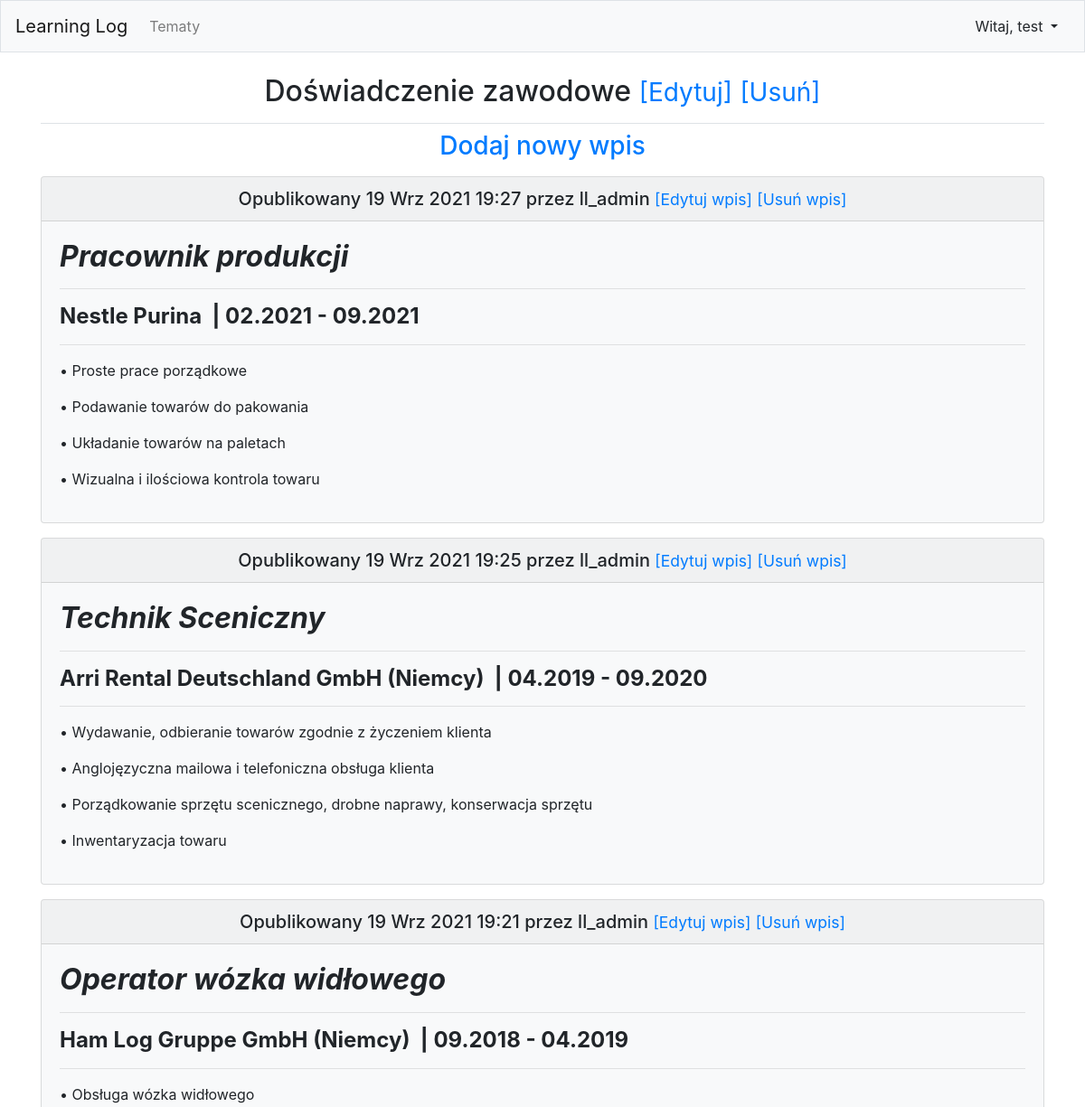
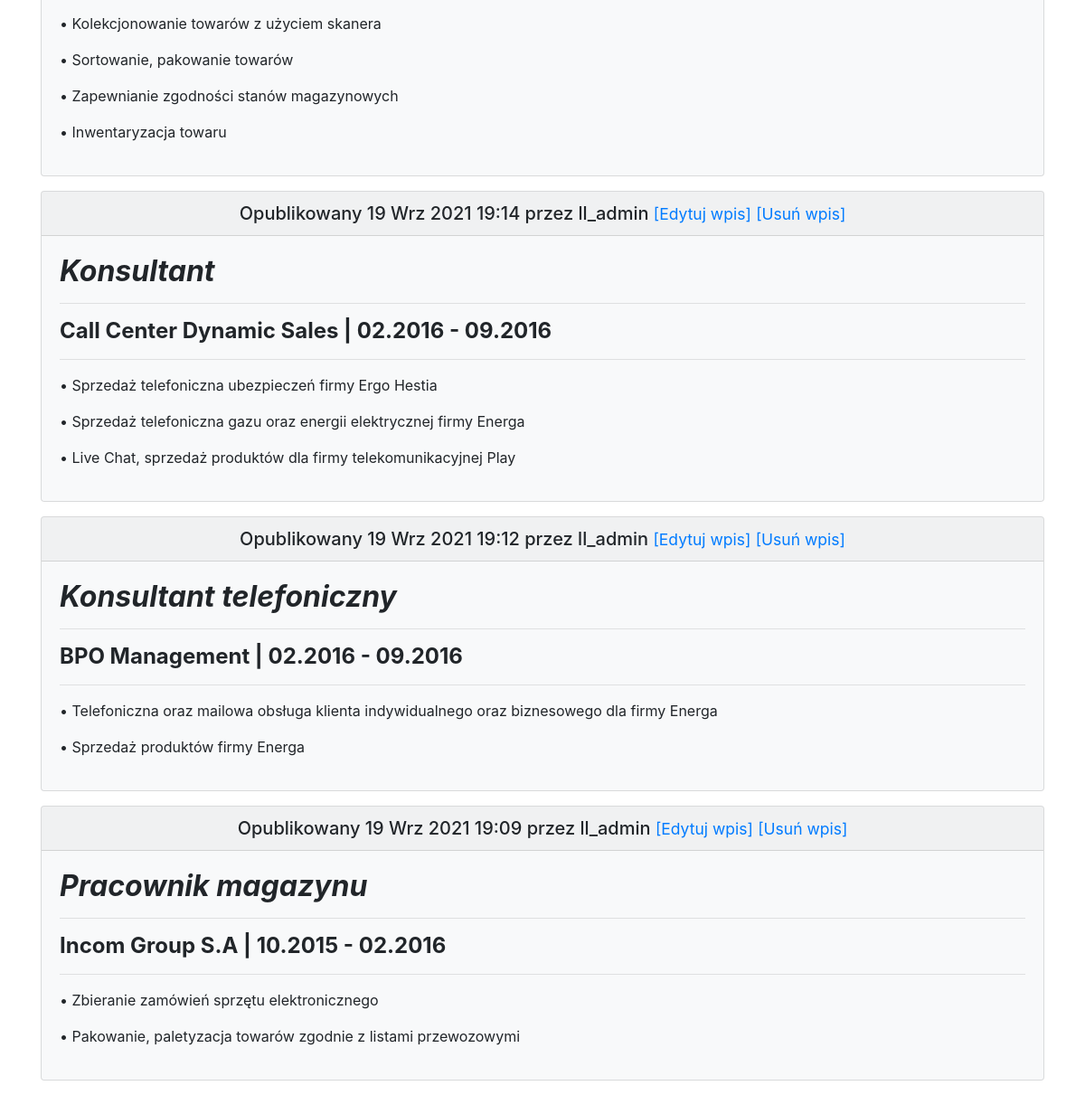
/topics/207/ (signed in), run on the app's committed database (2 pictures, top to bottom).
### learning_logs/models.py (models this page shows, shortened)
class Topic(models.Model):
    text = models.CharField(max_length=200)
    date_added = models.DateTimeField(auto_now_add=True)
    owner = models.ForeignKey(User, on_delete=models.CASCADE)
    header_image = models.ImageField(blank=True, null=True, upload_to="images/")
    def __str__(self):
        return self.text

class Entry(models.Model):
    topic = models.ForeignKey(Topic, on_delete=models.CASCADE)
    text = RichTextField(blank = True, null = True)
    data_added = models.DateTimeField(auto_now_add=True)
    class Meta:
        verbose_name_plural = 'entries'

### learning_logs/views.py (the view)
# urls.py: path('topics/<int:topic_id>/', views.topic, name='topic'),
def topic(request, topic_id):
    topic = get_object_or_404(Topic, id=topic_id)
    entries = topic.entry_set.order_by('-data_added')
    context = {'topic' : topic, 'entries' : entries}
    return render(request, 'learning_logs/topic.html', context)

### learning_logs/templates/learning_logs/topic.html
{% extends 'learning_logs/base.html' %}
{% block page_header %}
    <h2 style="text-align:center;"> {{ topic }}
    <small><a href= {% url 'learning_logs:edit_topic' topic.id %} >[Edytuj]</small>
    <small><a href= {% url 'learning_logs:remove_topic' topic.id %} >[Usuń]</small>
    </h2>
{% endblock page_header %}
{% block content %}
    <h3><p style="text-align:center;">
        <a href="{% url 'learning_logs:new_entry' topic.id %}">Dodaj nowy wpis</a>
    </p></h3>
    {% for entry in entries %}
        <div class="card bg-light mb-3">
            <h5 class="card-header" align="center">
                <p class="card-text">Opublikowany {{ entry.data_added|date:'d M Y H:i' }} przez {{ topic.owner }}
                    <small><a href=" {% url 'learning_logs:edit_entry' entry.id %}">[Edytuj wpis]</a></small>
                    <small><a href=" {% url 'learning_logs:remove_entry' entry.id %}">[Usuń wpis]</a></small>
                </p>
            </h5>
                <div class="card-body">
                    {{ entry.text|safe }}
                </div>
        </div>
    {% empty %}
        Nie ma jeszcze żadnego wpisu dla tego tematu.
    {% endfor %}
{% endblock content %}

### learning_logs/templates/learning_logs/base.html (shortened to what this page needs)
{% load bootstrap4 %}
<!doctype html>
<html lang="pl">
    <head>
        {% bootstrap_css %}
    </head>
    <body>
        <nav class="navbar navbar-expand-md navbar-light bg-light mb-4 border">
            <a class="navbar-brand" href ="{% url 'learning_logs:index'%}" >
                Learning Log</a>
        <div class="collapse navbar-collapse" id="navbarCollapse">
            <ul class="navbar-nav mr-auto">
                <li class="nav-item">
                    <a class="nav-link" href="{% url 'learning_logs:topics' %}">
                        Tematy</a></li>
            </ul>
            <ul class="navbar-nav ml-auto">
                {% if user.is_authenticated %}
                    <div class="btn-group">
                        <button type="button" class="btn btn-light dropdown-toggle" data-toggle="dropdown" aria-haspopup="true" aria-expanded="false">
                            Witaj, {{ user.username }}
                        </button>
                    </div>
                {% endif %}
            </ul>
        </div>
    </nav>
    <main role="main" class="container">
        <div class="pb-2 mb-2 border-bottom">
            {% block page_header %} {% endblock page_header %}
        </div>
        <div>
            {% block content %} {% endblock content %}
        </div>
    </main>
</body>
</html>

### data on the page
Topic: text "Doświadczenie zawodowe", owner "ll_admin"
Entry: data_added "19 Wrz 2021 19:27", text "Pracownik produkcji Nestle Purina | 02.2021 - 09.2021 • Proste prace porządkowe • Podawanie towarów do pakowania • Układanie towarów na paletach • Wizualna i ilościowa kontrola towaru"
Entry: data_added "19 Wrz 2021 19:25", text "Technik Sceniczny Arri Rental Deutschland GmbH (Niemcy) | 04.2019 - 09.2020 • Wydawanie, odbieranie towarów zgodnie z życzeniem klienta • Anglojęzyczna mailowa i telefoniczna obsługa klienta • Porządkowanie sprzętu scenicznego, drobne naprawy, konserwacja sprzętu • Inwentaryzacja towaru"
Entry: data_added "19 Wrz 2021 19:21", text "Operator wózka widłowego Ham Log Gruppe GmbH (Niemcy) | 09.2018 - 04.2019 • Obsługa wózka widłowego • Kolekcjonowanie towarów z użyciem skanera • Sortowanie, pakowanie towarów • Zapewnianie zgodności stanów magazynowych • Inwentaryzacja towaru"
Entry: data_added "19 Wrz 2021 19:14", text "Konsultant Call Center Dynamic Sales | 02.2016 - 09.2016 • Sprzedaż telefoniczna ubezpieczeń firmy Ergo Hestia • Sprzedaż telefoniczna gazu oraz energii elektrycznej firmy Energa • Live Chat, sprzedaż produktów dla firmy telekomunikacyjnej Play"
Entry: data_added "19 Wrz 2021 19:12", text "Konsultant telefoniczny BPO Management | 02.2016 - 09.2016 • Telefoniczna oraz mailowa obsługa klienta indywidualnego oraz biznesowego dla firmy Energa • Sprzedaż produktów firmy Energa"
Entry: data_added "19 Wrz 2021 19:09", text "Pracownik magazynu Incom Group S.A | 10.2015 - 02.2016 • Zbieranie zamówień sprzętu elektronicznego • Pakowanie, paletyzacja towarów zgodnie z listami przewozowymi"

### other printed values
{{ user.username }} "test"
